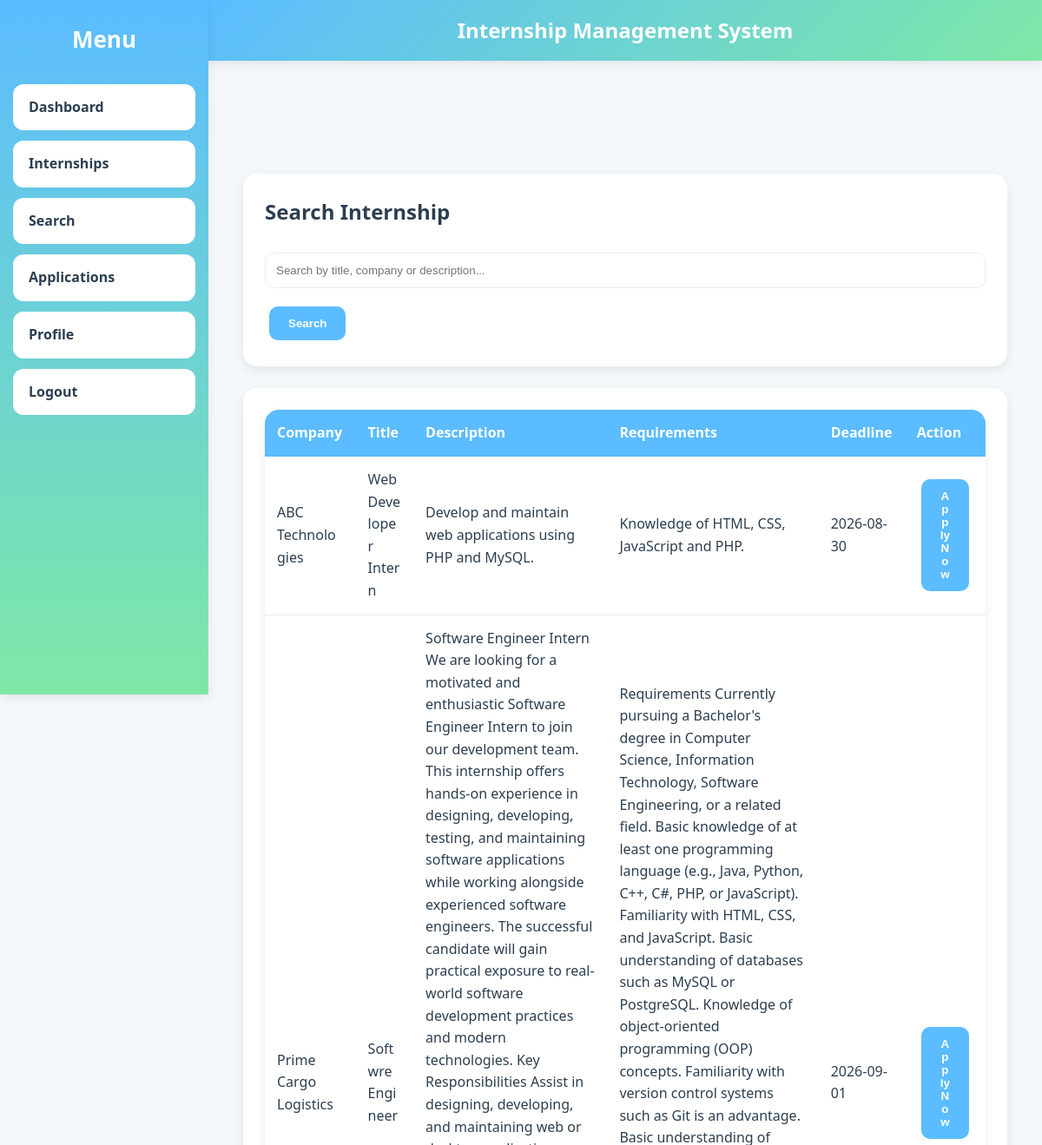
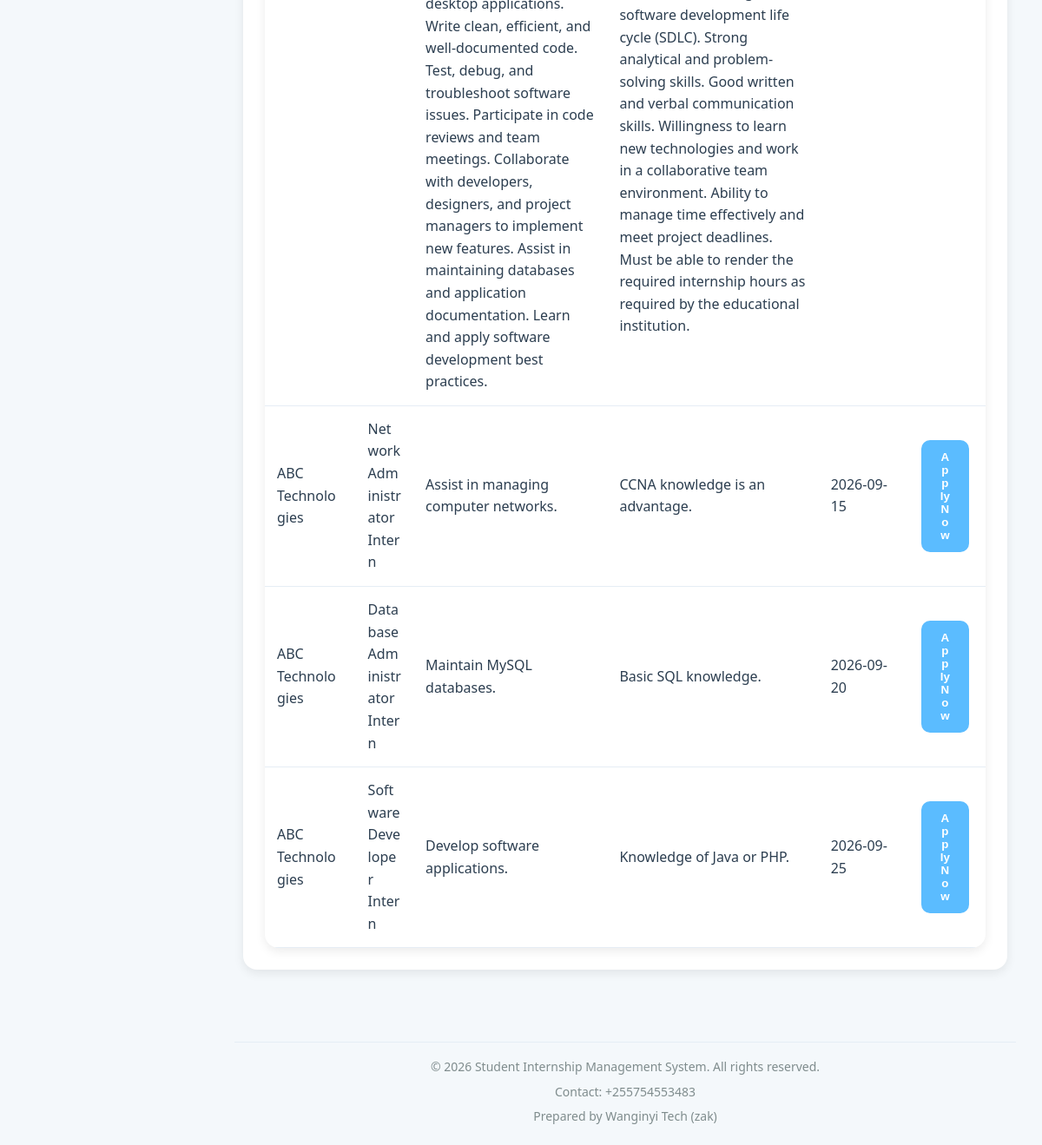
The app's page /frontend/student/search.php (signed in) with its own data (2 pictures, top to bottom).
### tables this page shows
CREATE TABLE `internships` (
  `internship_id` int(11) NOT NULL,
  `company_id` int(11) DEFAULT NULL,
  `title` varchar(150) DEFAULT NULL,
  `description` text DEFAULT NULL,
  `requirements` text DEFAULT NULL,
  `deadline` date DEFAULT NULL
);

CREATE TABLE `companies` (
  `company_id` int(11) NOT NULL,
  `user_id` int(11) DEFAULT NULL,
  `company_name` varchar(150) DEFAULT NULL,
  `location` varchar(150) DEFAULT NULL,
  `phone` varchar(20) DEFAULT NULL
);

### backend/classes/Internship.php (called while the page is built, shortened)
<?php
require_once __DIR__ . "/../config/database.php";
class Internship
{
    private $conn;
    public function __construct()
    {
        $database = new Database();
        $this->conn = $database->connect();
    }
    public function activeInternships()
    {
        $sql = "SELECT internships.*,
                       companies.company_name
                FROM internships
                INNER JOIN companies
                ON internships.company_id=companies.company_id
                WHERE deadline >= CURDATE()
                ORDER BY deadline ASC";
        $stmt = $this->conn->prepare($sql);
        $stmt->execute();
        return $stmt;
    }
}

### backend/config/database.php (called while the page is built, shortened)
<?php
class Database
{
    private $host;
    private $dbname;
    private $username;
    private $password;
    public function __construct()
    {
        $this->host = getenv('DB_HOST') ?: 'localhost';
        $this->dbname = getenv('DB_NAME') ?: 'internship_db';
        $this->username = getenv('DB_USERNAME') ?: 'root';
        $this->password = getenv('DB_PASSWORD') ?: '';
    }
    public function connect()
    {
        try {
            $this->conn = new PDO(
                "mysql:host={$this->host};dbname={$this->dbname}",
                $this->username,
                $this->password
            );
            $this->conn->setAttribute(
                PDO::ATTR_ERRMODE,
                PDO::ERRMODE_EXCEPTION
            );
            return $this->conn;
        } catch(PDOException $e) {
            die("Connection Failed: " . $e->getMessage());
        }
    }
}

### frontend/student/search.php (the view, shortened to what this page needs)
<?php
require_once "../../backend/classes/Internship.php";
require_once "../../backend/config/database.php";
$internship = new Internship();
$keyword = trim($_GET['search'] ?? "");
if (!empty($keyword)) {
    $result = $internship->searchActiveInternships($keyword);
} else {
    $result = $internship->activeInternships();
}
?>
<!DOCTYPE html>
<html lang="en">
<head>
<link rel="stylesheet" href="../assets/css/style.css">
</head>
<body class="dashboard-page">
<?php include "../layouts/header.php"; ?>
<?php include "../layouts/sidebar.php"; ?>
<div class="content">
<div class="card">
<h2>Search Internship</h2>
<form method="GET" class="mt-20">
<input
type="text"
name="search"
placeholder="Search by title, company or description..."
value="<?= htmlspecialchars($keyword) ?>">
<button type="submit" class="btn">Search</button>
</form>
</div>
<div class="card">
<table>
<thead>
<tr>
<th>Company</th>
<th>Title</th>
<th>Description</th>
<th>Requirements</th>
<th>Deadline</th>
<th>Action</th>
</tr>
</thead>
<tbody>
<?php if ($result && $result->rowCount() > 0): ?>
<?php while ($row = $result->fetch(PDO::FETCH_ASSOC)): ?>
<tr>
<td><?= htmlspecialchars($row['company_name']) ?></td>
<td><?= htmlspecialchars($row['title']) ?></td>
<td><?= htmlspecialchars($row['description']) ?></td>
<td><?= htmlspecialchars($row['requirements']) ?></td>
<td><?= htmlspecialchars($row['deadline']) ?></td>
<td>
<form method="POST">
    <button type="submit" name="apply" class="btn">Apply Now</button>
</form>
</td>
</tr>
<?php endwhile; ?>
<?php else: ?>
<tr>
<td colspan="6" class="center">No internships found.</td>
</tr>
<?php endif; ?>
</tbody>
</table>
</div>
</div>
<?php include "../layouts/footer.php"; ?>

### frontend/assets/css/style.css (style rules this page uses)
:root { --primary: #5bbcff; --primary-light: #87d5ff; --secondary: #7ee8a6; --success: #27ae60; --warning: #f39c12; --danger: #e74c3c; --white: #ffffff; --bg: #f4f8fb; --text: #2c3e50; --text-light: #7f8c8d; --border: #e5edf5; --sidebar-width: 240px; --radius: 16px; --shadow: 0 4px 12px rgba(0, 0, 0, 0.08); --shadow-hover: 0 12px 30px rgba(0, 0, 0, 0.12); --transition: 0.3s ease; }
* { margin: 0; padding: 0; box-sizing: border-box; }
html, body { height: 100%; overflow-x: hidden; }
body { font-family: "Segoe UI", sans-serif; background: var(--bg); color: var(--text); line-height: 1.6; }
.content { margin-top: 80px; padding: 20px; flex: 1; min-width: 0; display: flex; flex-direction: column; align-items: center; }
.card { background: white; padding: 25px; margin-bottom: 25px; border-radius: var(--radius); box-shadow: var(--shadow); transition: var(--transition); max-width: 900px; width: 100%; overflow-x: auto; }
.btn { display: inline-block; padding: 12px 22px; margin: 5px; border: none; border-radius: 10px; cursor: pointer; text-decoration: none; font-weight: 600; background: var(--primary); color: white; transition: var(--transition); }
input, select, textarea { width: 100%; padding: 12px; border: 1px solid var(--border); border-radius: 10px; margin: 8px 0 16px; }
table { width: 100%; border-collapse: collapse; background: white; border-radius: var(--radius); overflow: hidden; box-shadow: var(--shadow); table-layout: auto; }
table th { background: var(--primary); color: white; padding: 14px; text-align: left; }
table td { padding: 14px; border-bottom: 1px solid var(--border); overflow-wrap: anywhere; }
.mt-20 { margin-top: 20px; }

### records on screen
internships: company.company_name "ABC Technologies", title "Web Developer Intern", description "Develop and maintain web applications using PHP and MySQL.", requirements "Knowledge of HTML, CSS, JavaScript and PHP.", deadline "2026-08-30"
internships: company.company_name "Prime Cargo Logistics", title "Softwre Engineer", description "Software Engineer Intern We are looking for a motivated and enthusiastic Software Engineer Intern to join our development team. This internship offers hands-on experience in designing, developing, testing, and maintaining software applications while working alongside experienced software engineers. The successful candidate will gain practical exposure to real-world software development practices and modern technologies. Key Responsibilities Assist in designing, developing, and maintaining web or desktop applications. Write clean, efficient, and well-documented code. Test, debug, and troubleshoot software issues. Participate in code reviews and team meetings. Collaborate with developers,…", requirements "Requirements Currently pursuing a Bachelor's degree in Computer Science, Information Technology, Software Engineering, or a related field. Basic knowledge of at least one programming language (e.g., Java, Python, C++, C#, PHP, or JavaScript). Familiarity with HTML, CSS, and JavaScript. Basic understanding of databases such as MySQL or PostgreSQL. Knowledge of object-oriented programming (OOP) concepts. Familiarity with version control systems such as Git is an advantage. Basic understanding of software development life cycle (SDLC). Strong analytical and problem-solving skills. Good written and verbal communication skills. Willingness to learn new technologies and work in a collaborative…", deadline "2026-09-01"
internships: company.company_name "ABC Technologies", title "Network Administrator Intern", description "Assist in managing computer networks.", requirements "CCNA knowledge is an advantage.", deadline "2026-09-15"
internships: company.company_name "ABC Technologies", title "Database Administrator Intern", description "Maintain MySQL databases.", requirements "Basic SQL knowledge.", deadline "2026-09-20"
internships: company.company_name "ABC Technologies", title "Software Developer Intern", description "Develop software applications.", requirements "Knowledge of Java or PHP.", deadline "2026-09-25"
